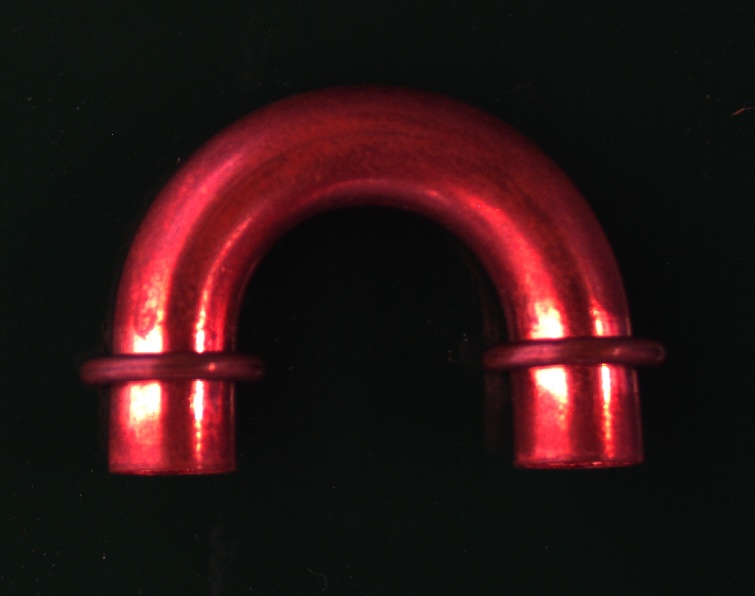
#> input picture machine_vision/app/temp.jpg, 755 x 596 px
$ python -i oring_v2.py   (imports and definitions only)
#> lines starting #> are read from the running program, lines starting #| are printed output that depends on the picture; after the words box and inside, x2 and y2 are one past the last pixel; in counts of white or black regions, pixels touching at a corner belong together
#> further down, picture is the input picture: shape (596, 755, 3); mean B, G, R 20.8, 20.4, 42.2
"""O-ring locator v2 - used by the app (app/ui/home_page.py) and by the offline tools in oring_test/.

Input : rectified crop of the U-bend (what rotation_matching2() returns, BGR).
Output: ring position (x, y), ring width and distance-to-leg-tip for the LEFT
        and RIGHT leg, plus an annotated image.

What changed vs. HomePage.find_oring (see also README in the reply):
  1. The ring itself is located. Old code boxed the whole leg silhouette
     (S-channel mask -> Canny -> contours) and never separated the ring.
     Here the ring is the thin flange that makes the leg *wider* for a few
     rows: width-profile of each leg -> white top-hat -> strongest peak.
  2. Distance is measured to the real leg tip (last foreground row of that leg),
     not to the bottom edge of the crop, so it no longer depends on the crop.
  3. Foreground = copper-colour seed (hue/saturation) + pale flange pixels near it, instead of
     fixed S thresholds (object_thresh/hole_thresh): independent of the background colour, so it
     works on the grey/textured wall; keeps the pale flange and the inner tube (separate blob).
  4. Left/right are split at the gap between the legs (x of the emptiest column
     under the arch), not at the geometric centre of the crop.
  5. Every parameter comes from one `Params` dataclass (no silent overrides of
     config.ini values by config_manager, no cv2.imshow / inpaint / prints).
  6. Returns measurements, a confidence-like `bump` value and a reason string,
     so thresholds can be calibrated instead of guessed.
  7. Only the part in the middle of the crop is measured (neighbouring parts that intrude from the crop
     border used to corrupt the width profile of a leg).
  8. The ring is searched up to `ring_win_w` tube widths above the leg tip (scale independent) in a band
     around the leg axis; a leaning leg (axis tilt > min_tilt_deg) is also measured after rotating it upright
     about its tip and that result is used when it finds a clearly stronger ring. A leg that is cut by the
     crop border or leans more than na_tilt_deg (rotated / 3D-tilted part) gives NA instead of a false NG.
  Verdict: a leg is OK / NG / NA, the part is NG if any leg is NG, else NA if any leg is NA, else OK.
"""
from __future__ import annotations

from dataclasses import dataclass, asdict
import cv2
import numpy as np


@dataclass
class Params:
    blur: int = 3                 # gaussian kernel on the distance map before Otsu (odd)
    min_fg: int = 40              # Otsu threshold on the (4x Lab distance) map is never allowed below this
    seed_s: int = 60              # copper seed: min saturation
    seed_hmax: int = 30           # copper seed: max hue (OpenCV 0-179; also accepts >=170 for red-brown)
    seed_v: int = 25              # copper seed: min value (low: the dark outline of the flange must stay connected)
    halo: int = 3                 # px around the seed where pale flange pixels may be added
    plain_bg_noise: float = 12.0  # border noise (Lab distance x4, p90) below which the halo step is used
    min_blob_frac: float = 0.08   # keep blobs >= this fraction of the biggest one (inner tube is a separate blob)
    low_fg: int = 16              # weak threshold for hysteresis (pale flange)
    tip_guard: int = 12           # ignore bumps in the last N rows (open tube end flares)
    leg_rows_frac: float = 0.55   # search legs only in the bottom part of the foreground (fraction of its height)
    tophat_rows: int = 25         # must be taller than the ring thickness, shorter than the arch curve
    min_bump_px: float = 4.0      # ring must protrude at least this much (px) over the tube width
    max_ring_rows: int = 30       # reject "bumps" thicker than this (they are the arch, not a flange)
    min_dist_px: float = 40.0     # ring must be at least this far above the leg tip   (old: h_oring)
    min_width_px: float = 0.0     # ring width must exceed this (old: w_oring=72); 0 = off, use bump instead
    ring_win_w: float = 1.5       # the ring is searched up to this many tube widths above the leg tip
    band_w: float = 0.9           # only pixels within +-(band_w * tube width + 6 px) of the leg axis are measured
    min_tilt_deg: float = 4.0     # leg axis tilt (from the row centres above the tip) above which an upright version is tried
    max_tilt_deg: float = 30.0    # larger estimates are not trusted (the leg is measured as it is)
    tilt_win_w: float = 1.0       # the axis is fitted on the rows up to this many tube widths above the tip
    tilt_gain_px: float = 3.0     # the upright version must beat the as-is one by this bump (px) to be used
    na_tilt_deg: float = 15.0     # a leg leaning more than this (rotated / 3D-tilted part) that fails is NA, not NG
    max_dist_px: float = 75.0     # the ring is searched at most this far above the leg tip (real ones: 45-66 px; farther = arch)
    max_dist_ok_px: float = float('inf')   # a ring farther than this from the tip is NG (app settings: nominal + tolerance); inf = only the search window limits it
    draw_labels: bool = True      # write 'L d:.. w:.. b:..' next to every ring (the verdict title is always drawn)
    min_tube_w_px: float = 35.0   # tube widths outside min..max (typical 54-73) mean a neighbour is attached or the leg is cut -> NA
    max_tube_w_px: float = 100.0
    max_ring_ratio: float = 1.8   # ring wider than this x tube width (typical 1.13-1.47) -> NA (neighbour attached)


def _keep_blobs(mask: np.ndarray, p: Params) -> np.ndarray:
    """Keep every sizeable blob (the part is often two separate concentric tubes with a white gap,
    so "biggest blob only" would silently drop the inner tube); drops dust / border shadows."""
    n, lab, st, _ = cv2.connectedComponentsWithStats(mask, connectivity=8)
    if n <= 1:
        return np.zeros_like(mask)
    areas = st[1:, cv2.CC_STAT_AREA]
    keep = 1 + np.flatnonzero(areas >= max(150, p.min_blob_frac * areas.max()))
    return (np.isin(lab, keep) * 255).astype(np.uint8)


def _main_part(mask: np.ndarray) -> np.ndarray:
    """Keep the part in the middle of the crop: the blob with most pixels in the central window, the blobs whose centre
    lies inside its bounding box (inner tube) and big blobs centred in the window. Drops neighbouring parts that
    intrude from the crop border (they would corrupt the width profile of a leg)."""
    n, lab, st, cen = cv2.connectedComponentsWithStats(mask, connectivity=8)
    if n <= 2:
        return mask
    h, w = mask.shape
    x0, x1, y0, y1 = int(0.15 * w), int(0.85 * w), int(0.1 * h), int(0.9 * h)
    inside = np.bincount(lab[y0:y1, x0:x1].ravel(), minlength=n)[1:]
    area = st[1:, cv2.CC_STAT_AREA]
    main = 1 + int(np.argmax(inside if inside.max() > 0 else area))
    x, y, bw, bh = st[main, :4]
    keep = [main]
    for i in range(1, n):
        cx, cy = cen[i]
        in_box = x - 6 <= cx <= x + bw + 6 and y - 6 <= cy <= y + bh + 6
        centred = x0 <= cx <= x1 and y0 <= cy <= y1 and st[i, cv2.CC_STAT_AREA] >= 0.2 * st[main, cv2.CC_STAT_AREA]
        if i != main and (in_box or centred):
            keep.append(i)
    return (np.isin(lab, keep) * 255).astype(np.uint8)


def _lab_distance(img: np.ndarray, p: Params):
    """4x colour distance (Lab) from the background colour sampled on the crop border + border noise level."""
    lab = cv2.cvtColor(img, cv2.COLOR_BGR2LAB).astype(np.float32)
    b = 4
    border = np.concatenate([lab[:b].reshape(-1, 3), lab[-b:].reshape(-1, 3),
                             lab[:, :b].reshape(-1, 3), lab[:, -b:].reshape(-1, 3)])
    bg = np.median(border, axis=0)
    d = np.linalg.norm(lab - bg, axis=2) * 4.0
    d = cv2.GaussianBlur(np.clip(d, 0, 255).astype(np.uint8), (p.blur | 1, p.blur | 1), 0)
    bd = np.concatenate([d[:b].ravel(), d[-b:].ravel(), d[:, :b].ravel(), d[:, -b:].ravel()])
    return d, float(np.percentile(bd, 90))


def _foreground(img: np.ndarray, p: Params) -> np.ndarray:
    """Foreground of the copper part.
    1) Seed = copper colour (orange hue, saturated). Independent of the background, so it also works on
       the grey / textured wall where a "distance from background colour" mask fills the whole crop.
    2) On a plain (low-noise) background, add pale pixels (the flange edge is nearly white) that lie within
       `halo` px of the seed, using the Lab distance from the background.
    3) If there is no copper-coloured seed at all, fall back to Otsu on the Lab distance."""
    hsv = cv2.cvtColor(img, cv2.COLOR_BGR2HSV)
#> hsv: shape (596, 755, 3); mean H, S, V 92.3, 92.9, 44.7
    h, s, v = cv2.split(hsv)
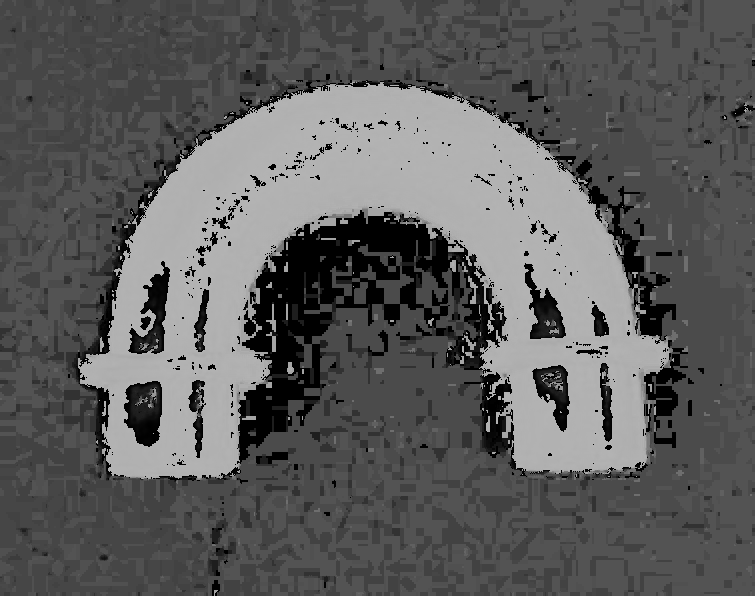
#> h: shape (596, 755); min 0, max 179, mean 92.3
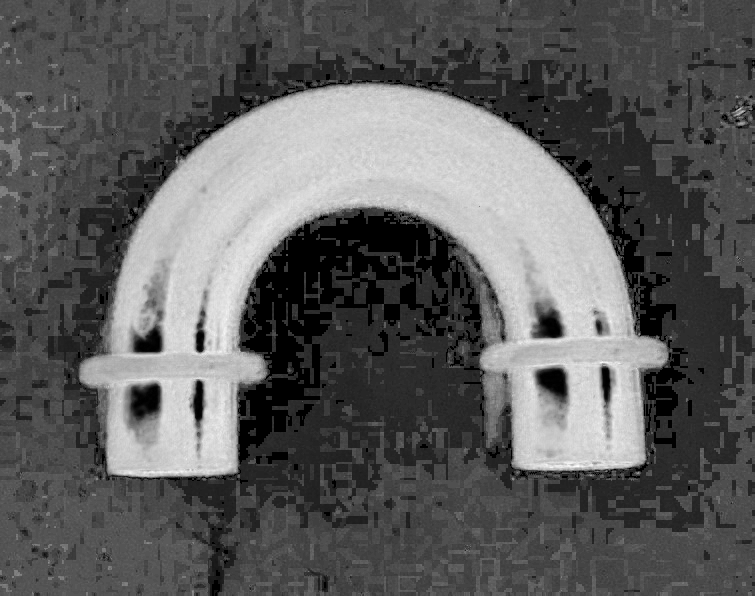
#> s: shape (596, 755); min 0, max 255, mean 92.9
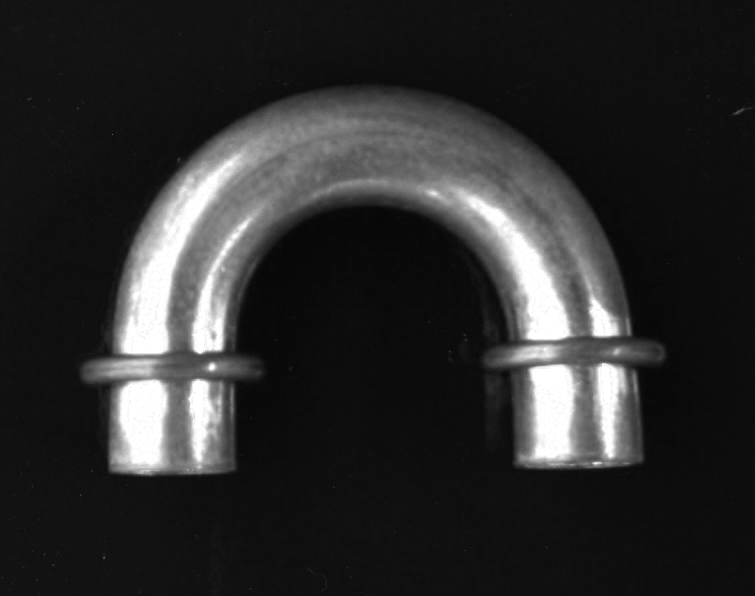
#> v: shape (596, 755); min 6, max 255, mean 44.7
    seed = ((s >= p.seed_s) & ((h <= p.seed_hmax) | (h >= 170)) & (v >= p.seed_v)).astype(np.uint8) * 255
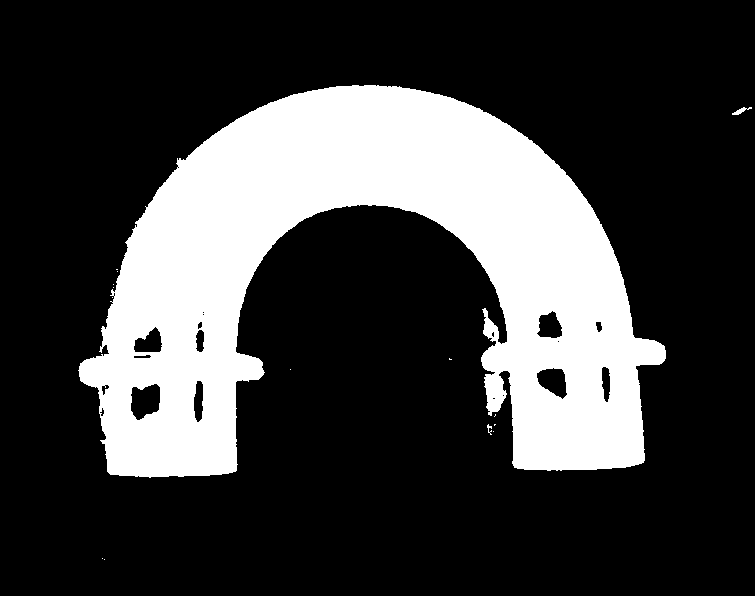
#> seed: shape (596, 755); 24.8% white; 15 white regions (12 under 20 px), largest, box (x1, y1, x2, y2) and area: (78, 85, 666, 478) 111461, (732, 107, 752, 115) 64, (487, 424, 492, 435) 26
    seed = cv2.morphologyEx(seed, cv2.MORPH_OPEN, np.ones((3, 3), np.uint8))
#> seed: shape (596, 755); 24.7% white; 4 white regions, box (x1, y1, x2, y2) and area: (79, 85, 666, 477) 111025, (483, 318, 499, 341) 241, (734, 108, 745, 115) 46, (483, 309, 488, 317) 33
    d, noise = _lab_distance(img, p)
#> in _lab_distance, `lab = cv2.cvtColor(img, cv2.COLOR_BGR2LAB).astype(np.float32)`:
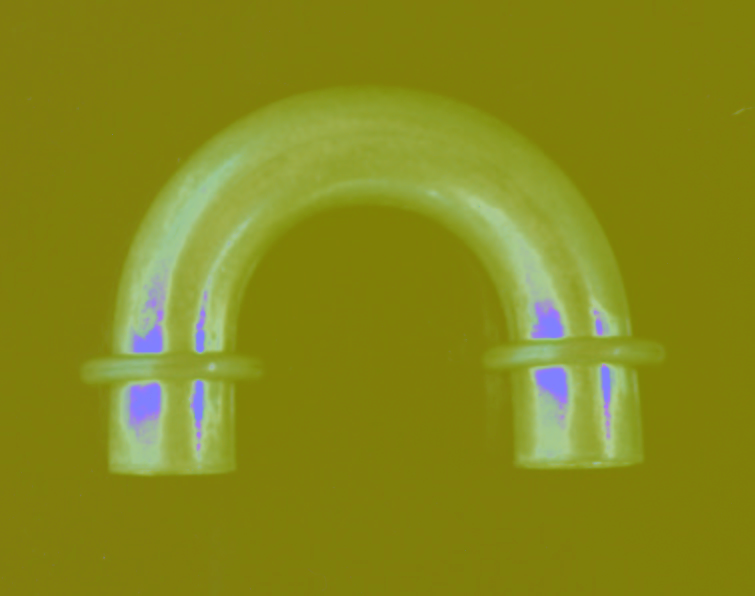
#> lab: shape (596, 755, 3) float32; mean B, G, R 27.4, 137.5, 133.4
#> in _lab_distance, `bg = np.median(border, axis=0)`: bg = [11, 126, 129]
#> in _lab_distance, `d = cv2.GaussianBlur(np.clip(d, 0, 255).astype(np.uint8), (p.blur | 1,..`:
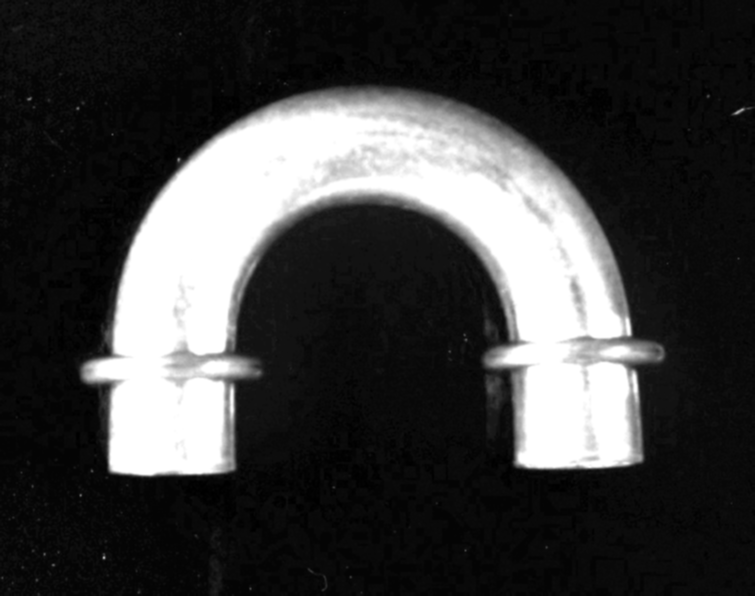
#> d: shape (596, 755); min 0, max 255, mean 62.3
#> in _lab_distance, `bd = np.concatenate([d[:b].ravel(), d[-b:].ravel(), d[:, :b].ravel(), ..`: bd = 10808 values, max 53 at index 8350, min 1 at index 8891, mean 8.42
#> noise = 12
    if int((seed > 0).sum()) >= 300:
        mask = seed
        if noise <= p.plain_bg_noise:
            k = 2 * p.halo + 1
            near = cv2.dilate(seed, cv2.getStructuringElement(cv2.MORPH_ELLIPSE, (k, k)))
#> near: shape (596, 755); 26.8% white; 2 white regions, box (x1, y1, x2, y2) and area: (76, 82, 669, 480) 120227, (731, 105, 748, 118) 153
            loose = (d > p.low_fg).astype(np.uint8) * 255
#> loose: shape (596, 755); 33.2% white; 467 white regions (416 under 20 px), largest, box (x1, y1, x2, y2) and area: (75, 82, 688, 479) 144532, (209, 555, 223, 596) 360, (366, 278, 399, 320) 351
            mask = cv2.bitwise_or(seed, cv2.bitwise_and(loose, near))
#> mask: shape (596, 755); 26.3% white; 4 white regions (2 under 20 px), largest, box (x1, y1, x2, y2) and area: (76, 82, 669, 479) 118364, (731, 106, 748, 116) 97
        mask = cv2.morphologyEx(mask, cv2.MORPH_OPEN, np.ones((2, 2), np.uint8))
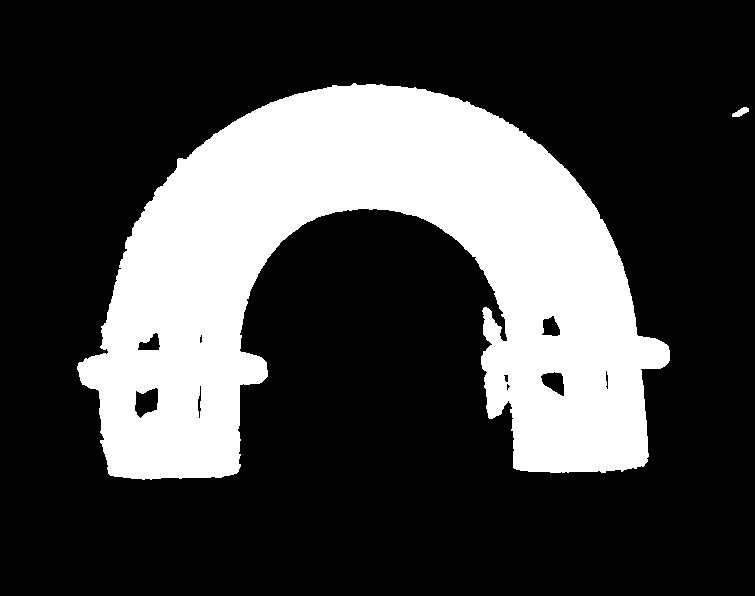
#> mask: shape (596, 755); 26.3% white; 2 white regions, box (x1, y1, x2, y2) and area: (77, 83, 670, 480) 118315, (732, 107, 749, 117) 97
        return _main_part(_keep_blobs(mask, p))
#> in _keep_blobs, `n, lab, st, _ = cv2.connectedComponentsWithStats(mask, connectivity=8)`: n = 3; st = [[0, 0, 755, 596, 331568], [77, 83, 593, 397, 118315], [732, 107, 17, 10, 97]]
#> (the rest of the program and of its run is left out)
